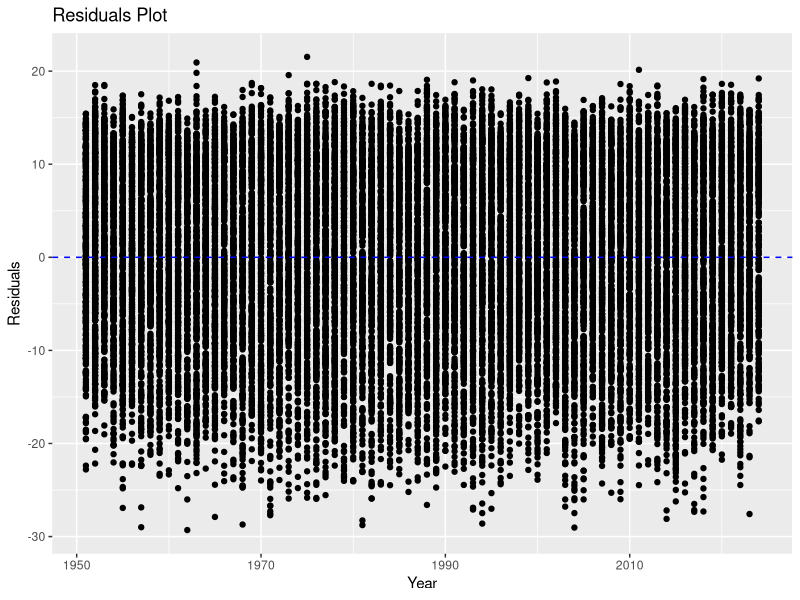
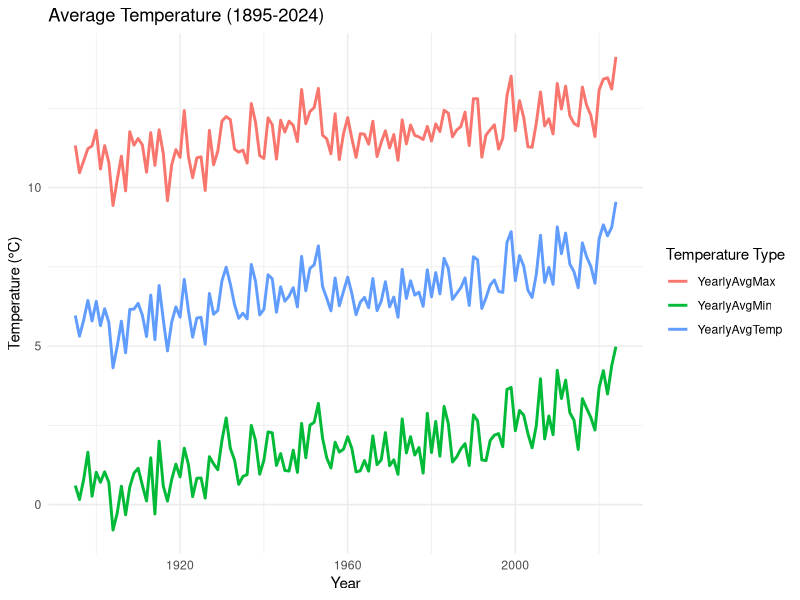
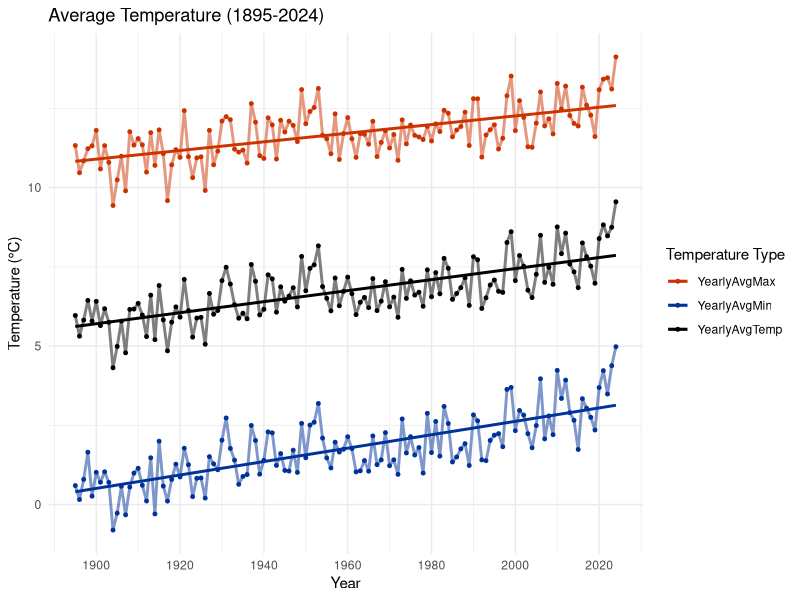

R code for these plots, in order: (Note: this script raises an error after producing the figures.)
## Create data visualizations from NOAA climate data


#---------------------------------------------#
####        Load Required Packages         ####
#---------------------------------------------#

library(tidyverse)
library(dplyr)
library(ggplot2)

#-----------------------#
####    Read Data    ####
#-----------------------#

#Reading in CSVs as a tibble

#daily 
daily.noaa.data <- read.csv("data/nClimGrid_daily_clean.csv") %>%
  as_tibble()

#monthly
monthly.noaa.data <- read.csv("data/nClimGrid_monthly_clean.csv") %>%
  as_tibble()

#-----------------------#
####    Data Manip   ####
#-----------------------#

#average.year.temp <- noaa.data %>%
 # group_by(year) %>%
 # summarize(AvgTemp = mean(tmean))

#### perform linear regression for temperature over time----------------
# source: https://rpubs.com/zmalesker2/1139127

LR <- lm(tmean ~ year, data = daily.noaa.data)

summary(LR)

#plotting the residuals

ResidualsPlot <- 
  ggplot(daily.noaa.data, aes(x = year, y = residuals(LR))) +
  geom_point() +
  geom_hline(yintercept = 0, linetype = "dashed", color = "blue") + 
  labs(title = "Residuals Plot",
       x = "Year",
       y = "Residuals")


print(ResidualsPlot)


#### Temperature trends over time ------------------------------

##DAILY DATA##

#yearly temperature trends
#yearly_data <- daily.noaa.data %>%
 # group_by(year) %>% 
 # summarize(YearlyAvgTemp = mean(tmean, na.rm = TRUE),
  #          YearlyAvgMax = mean(tmax, na.rm = TRUE),
   #         YearlyAvgMin = mean(tmin, na.rm = TRUE))

# Reshape data to long format for easier plotting
#yearly_data_long <- yearly_data %>%
 # pivot_longer(cols = c(YearlyAvgTemp, YearlyAvgMax, YearlyAvgMin),
  #             names_to = "TemperatureType",
   #            values_to = "Temperature")

#plot yearly temp data - average, max, and min
#ggplot(yearly_data_long, aes(x = year, y = Temperature, color = TemperatureType)) +
 # geom_line(size = 1) +
  # labs(title = "Yearly Temperature Trends",
    #   x = "Year",
     #  y = "Temperature (°C)",
     #  color = "Temperature Type") +
  # theme_minimal()


#plot yearly temperature trends - single variable
#ggplot(yearly_data, aes(x = as.numeric(year), y = YearlyAvgTemp)) +
 # geom_line(color = "blue") +
 # labs(title = "Average Yearly Temperature",
  #     x = "Year",
  #     y = "Average Temperature (°F)") +
#  theme_minimal()

#monthly temperature trends from daily data
# monthly_data <- noaa.data %>%
  #group_by(year, month) %>%
  #summarize(MonthlyAvgTemp = mean(tmean, na.rm = TRUE)) 

#monthly_data <- noaa.data %>%
 # mutate(YearMonth = format(date, "%Y-%m" )) %>% 
#  group_by(YearMonth) %>%
#  summarize(MonthlyAvgTemp = mean(tmean, na.rm = TRUE)) %>% 
  
#plot monthly temperature trends
#ggplot(monthly_data, aes(x = as.numeric(year), y = MonthlyAvgTemp)) +
#  geom_line(color = "blue") +
 # labs(title = "Average Monthly Temperature",
  #     x = "Date",
   #    y = "Average Temperature (°C)") +
  # theme_minimal()

##MONTHLY DATA##

#yearly temperature trends
yearly_data <- monthly.noaa.data %>%
  group_by(year) %>% 
  summarize(YearlyAvgTemp = mean(tmean, na.rm = TRUE),
            YearlyAvgMax = mean(tmax, na.rm = TRUE),
            YearlyAvgMin = mean(tmin, na.rm = TRUE))

# Reshape data to long format for easier plotting
yearly_data_long <- yearly_data %>%
  pivot_longer(cols = c(YearlyAvgTemp, YearlyAvgMax, YearlyAvgMin),
               names_to = "TemperatureType",
               values_to = "Temperature")

#BASIC - plot yearly temp data - average, max, and min
ggplot(yearly_data_long, aes(x = year, y = Temperature, color = TemperatureType)) +
  geom_line(size = 1) +
  labs(title = "Average Temperature (1895-2024)",
       x = "Year",
       y = "Temperature (°C)",
       color = "Temperature Type") +
  theme_minimal()

#FRANCY - plot yearly temp data - average, max, and min
ggplot(yearly_data_long, aes(x = year, y = Temperature, color = TemperatureType)) +
  geom_point(size = 1) +
  geom_line(size = 1, alpha = 0.5) +
  geom_smooth(method = "lm", se = FALSE) +
  scale_x_continuous(breaks = pretty(yearly_data_long$year)) +
  scale_color_manual(values = c("YearlyAvgMax" = "#CC3300", "YearlyAvgMin" = "#003399", "YearlyAvgTemp" = "#000000")) +
  labs(title = "Average Temperature (1895-2024)",
       x = "Year",
       y = "Temperature (°C)",
       color = "Temperature Type") +
  theme_minimal()

#monthly temperature trends
#monthly_data <- monthly.noaa.data %>%
 # group_by(year, month) %>% 
  #summarize(MonthlyAvgTemp = mean(tmean, na.rm = TRUE),
   #         MonthlyAvgMax = mean(tmax, na.rm = TRUE),
    #        MonthlyAvgMin = mean(tmin, na.rm = TRUE))

# Reshape data to long format for easier plotting
#monthly_data_long <- monthly_data %>%
 # pivot_longer(cols = c(MonthlyAvgTemp, MonthlyAvgMax, MonthlyAvgMin),
  #             names_to = "TemperatureType",
   #            values_to = "Temperature") %>% 
#  mutate(year_month = paste(year, sprintf("%02d", month), "01", sep = "-"),
 #        year_month = as.Date(year_month))


#FRANCY - plot monthly temp data - average, max, and min
#ggplot(monthly_data_long, aes(x = year_month, y = Temperature, color = TemperatureType)) +
 # geom_point(size = 1) +
  #geom_line(size = 1, alpha = 0.5) +
  #geom_smooth(method = "lm", se = FALSE) +
  #scale_x_continuous(breaks = pretty(monthly_data_long$year)) +
#  scale_color_manual(values = c("MonthlyAvgMax" = "#CC3300",
 #                               "MonthlyAvgMin" = "#003399",
  #                              "MonthlyAvgTemp" = "#000000")) +
#  scale_x_date(breaks = "1 year", labels = scales::date_format("%Y")) +
 # labs(title = "Average Temperature (1895-2024)",
  #     x = "Year-month",
   #    y = "Temperature (°C)",
    #   color = "Temperature Type") +
#  theme_minimal()


# Temperature anomalies --------------------------------------------
#source: https://rpubs.com/zmalesker2/1139127 
  
# Check and convert the Date column to Date format
noaa.data$date <- as.Date(noaa.data$date)

# extract day of year
new.noaa.data <- noaa.data %>%
 mutate(DayOfYear = format(date, "%j"))

# baseline as the average temperature per day across years
daily.baseline <- new.noaa.data %>%
  group_by(DayOfYear) %>%
  summarize(BaselineTemp = mean(tmean, na.rm = TRUE))

# join the baseline with the original data
new.noaa.data <- new.noaa.data %>%
  left_join(daily.baseline, by = "DayOfYear")

# calculate the daily temperature anomaly
new.noaa.data  <- new.noaa.data %>%
  mutate(TempAnomaly = tmean - BaselineTemp)

# visualize the anomalies over time

ggplot(new.noaa.data , aes(x = year, y = TempAnomaly)) +
  geom_line(color = "blue") +
  geom_hline(yintercept = 0, linetype = "solid", color = "red") +
  labs(title = "Daily Temperature Anomalies Over Time",
       x = "Year", y = "Temperature Anomaly (°C)") +
  theme_minimal()



# Calculate temp anomaly from monthly data

# baseline as the average temperature per month across years
monthly.climatology <- monthly.noaa.data %>%
  group_by(month) %>%
  summarize(climatology = mean(tmean, na.rm = TRUE))

# Join baseline with original data
temp.with.climatology <- monthly.noaa.data %>%
  left_join(monthly.climatology, by = "month")

# Calculate the monthly temperature anomaly
temp.with.anomalies <- temp.with.climatology %>%
  mutate(TempAnomaly = tmean - climatology)

# visualize the anomalies over time using ggplot2
ggplot(temp.with.anomalies, aes(x = year, y = TempAnomaly, fill = TempAnomaly > 0)) +
  geom_bar(stat = "identity") +
  geom_hline(yintercept = 0, linetype = "solid", color = "black") +
  #annotate("text", x = min(temp.with.anomalies$year), y = 0.1, label = "Average baseline", hjust = 0, color = "black") +
  scale_fill_manual(values = c("TRUE" = "red", "FALSE" = "blue"),
                    labels = c("TRUE" = "Below baseline", "FALSE" = "Above Baseline")) +
  scale_x_continuous(
    breaks = seq(1895, 2024, by = 5),
    limits = c(1895, 2024))   +
  labs(title = "Monthly Temperature Anomalies Over Time",
       x = "Year", 
       y = "Temperature Anomaly (°C)") +
  theme_minimal() +
  theme(
    legend.title = element_blank(),
    legend.position = "bottom",
    axis.text.x = element_text(angle = 45, vjust = 1, hjust = 1))


###attempting this - https://www.youtube.com/watch?v=DrNQMaIVEVo #graphing temperature anomalies 

  #manipulate data to get month abbreviations and make month column factor class
  new.monthly.data <- temp.with.anomalies %>% 
    mutate(month = as.numeric(month),
         year = as.numeric(year),
         month = month.abb[month],
         month = factor(month, levels = month.abb),
         month_anom = tmean + TempAnomaly) %>% 
    group_by(year) %>% 
    mutate(ave = mean(month_anom)) %>% 
    ungroup()
  
  #graph temp anomalies 
  new.monthly.data %>% 
    ggplot(aes(x = month, y = month_anom, group = year, color = ave)) + 
      geom_line() +
    scale_color_gradient2(low = "darkblue", mid = "white", high = "darkred", midpoint = 0, guide = "none")
    
  

#### Temperature and precipitation  records -------------------------

#day with highest temp in historical record
record.temp <- daily.noaa.data %>% 
    select(tmax, ppt, date) %>%
    filter(tmax == max(tmax, na.rm = TRUE))

#day with highest precip in historical record
record.precip <- daily.noaa.data %>% 
    select(tmax, ppt, date) %>%
    filter(ppt == max(ppt, na.rm = TRUE))

#number of record highs per year - days above a certain threshold (above the average/baseline??)
#average daily max temp across all years and then for each year, calculate the number of days above that average

#mean highest max temp
temp.max.mean <- daily.noaa.data %>% 
  summarise(mean.max = mean(tmax, na.rm = TRUE))

#top 20 highest max temps
top20_highest_temps <- daily.noaa.data %>% 
  arrange(desc(tmax)) %>%    
  slice_head(n = 20)

#graph of max temps
ggplot(top20_highest_temps, aes(x = date, y = tmax)) +
  geom_bar(stat = "identity", fill = "skyblue", color = "black") +
  labs(
       x = "Date",
       y = "Record High Temperatures") +
  theme_minimal() +
  theme(axis.text.x = element_text(angle = 45, hjust = 1))


#summarizing the number of days each year with temp maximums above the average temp maximum
temp.highs <- daily.noaa.data %>% 
  group_by(year) %>% 
  summarise(days.above.mean.max = sum(tmax > 12.10306, na.rm = TRUE))
  
# Create a bar graph using ggplot2
ggplot(temp.highs, aes(x = factor(year), y = days.above.mean.max)) +
  geom_bar(stat = "identity", fill = "skyblue", color = "black") +
  labs(title = "Number of Days Above Average Max Each Year",
       x = "Year",
       y = "Days Above Average Max") +
  theme_minimal() +
  theme(axis.text.x = element_text(angle = 45, hjust = 1))


#### Precipitation trends over time ---------------------------------

#yearly precipitation trends
precip_yearly <- monthly.noaa.data %>%
  group_by(year) %>% 
  summarize(YearlyAvgPrecip = mean(ppt, na.rm = TRUE))

#BASIC - plot yearly precip data 
ggplot(precip_yearly, aes(x = year, y = YearlyAvgPrecip)) +
  geom_line(size = 1, alpha = 0.5) +
  geom_point(size = 1) +
  #geom_smooth(method = "lm", se = FALSE) +
  scale_x_continuous(breaks = pretty(precip_yearly$year)) +
  labs(title = "Average Precipitation (1895-2024)",
       x = "Year",
       y = "Precipitation (in)") +
  theme_minimal()
